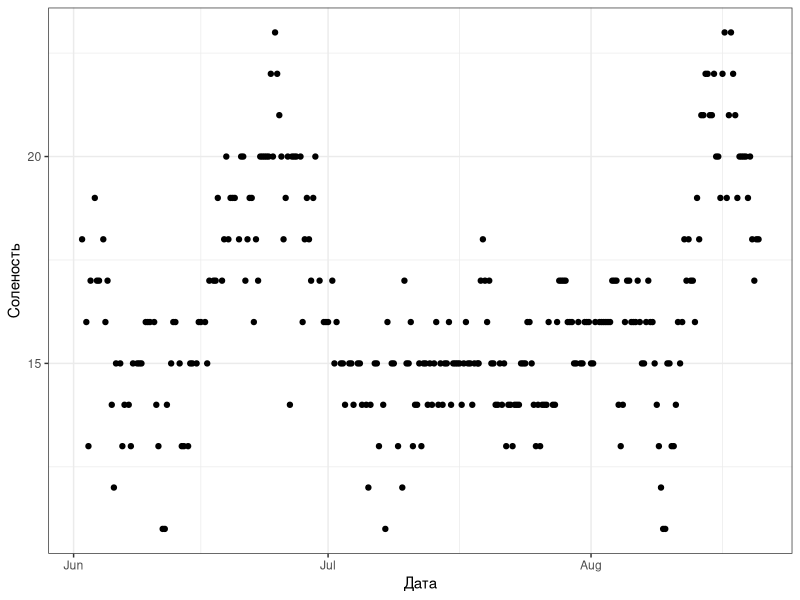
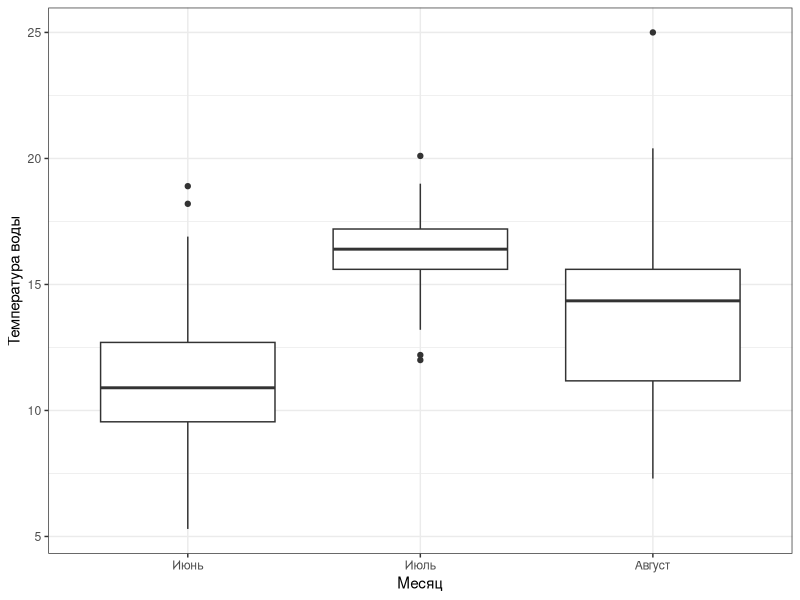
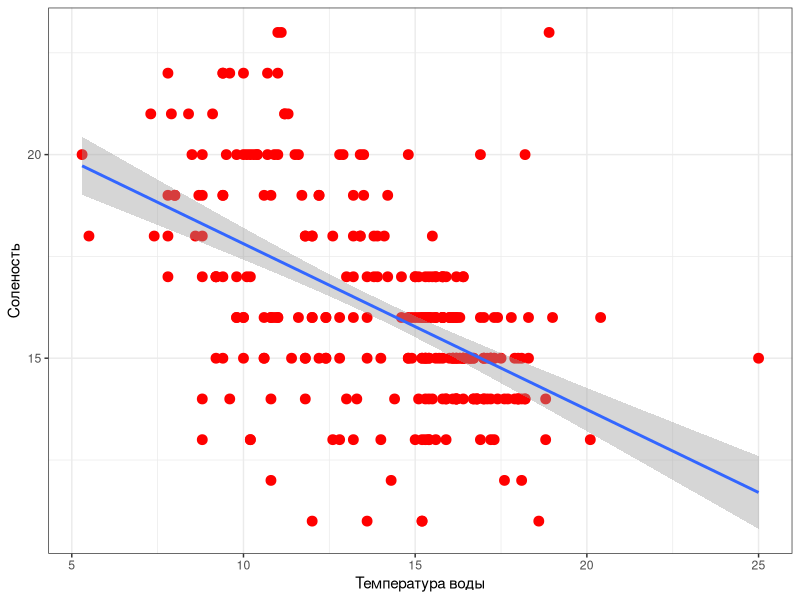
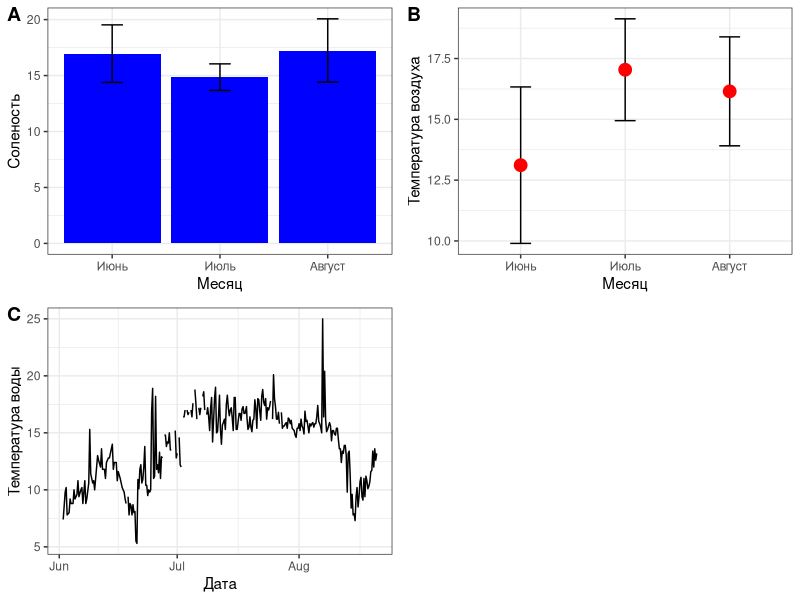

The R source for these figures, in order:
## ---- chunk 1
knitr::opts_chunk$set(echo = FALSE, message = FALSE, warning = FALSE)
## ---- chunk 2
library(readxl)
library(ggplot2)
library(cowplot)

hydr <- read_excel("data/hydrology_2022.xls", na = "NA")

hydr$Date <- as.POSIXct(hydr$Date_Time, format = "%d.%m.%Y %H:%M") # Этот код переводит даты в формат, понятный  для R.

hydr$Month <- factor(hydr$Month, levels = c("June", "July", "August")) # Этот код задает последовательность месяцев, иначе месяцы будут упорядочены по алфавиту

hydr$Month <- factor(hydr$Month, labels = c("Июнь", "Июль", "Август")) # Этот код позволяет задать русские обозначения для месяцев, которые в датасете закодированы на латинице.


## ---- chunk 3
ggplot(hydr, aes(x = Date, y = S)) +
  geom_point() +
  theme_bw()+
  labs(x = "Дата", y = "Соленость")
## ---- chunk 4
ggplot(hydr, aes(x = Month, y = Water_T)) +
  geom_boxplot() +
  theme_bw()+
  labs(x = "Месяц", y = "Температура воды")
## ---- chunk 5
ggplot(hydr, aes(x = Water_T, y = S)) +
  geom_point(color = "red", size = 3) +
  geom_smooth(method = "lm") +
  theme_bw()+
  labs(x = "Температура воды", y = "Соленость")
## ---- chunk 6
library(dplyr)

df1 <-
hydr %>% 
  group_by(Month) %>% 
  summarize(Air_T = mean(Air_T, na.rm = T), S = mean(S, na.rm = T), Water_T = mean(Water_T, na.rm = T)) 

df2 <- 
hydr %>% 
  group_by(Month) %>% 
  summarize(Sd_Air_T = sd(Air_T, na.rm = T), Sd_S = sd(S, na.rm = T), Sd_Water_T = sd(Water_T, na.rm = T))
 
df3 <- merge(df1, df2) %>% ungroup()


Pl1 <- 
ggplot(df3, aes(x = Month, y = S)) +
  geom_col(fill = "blue") + 
  geom_errorbar(aes(ymin = S - Sd_S, ymax = S + Sd_S), width = 0.2) +
  theme_bw()+
  labs(x = "Месяц", y = "Соленость")

Pl2 <- 
ggplot(df3, aes(x = Month, y = Air_T)) +
  geom_errorbar(aes(ymin = Air_T - Sd_Air_T, ymax = Air_T + Sd_Air_T), width = 0.2) +
  geom_point(color = "red", size = 4) + 
  theme_bw()+
  labs(x = "Месяц", y = "Температура воздуха")


Pl3 <- 
ggplot(hydr, aes(x = Date, y = Water_T)) +
  geom_line() +
  theme_bw()+
  labs(x = "Дата", y = "Температура воды") 
  

plot_grid(Pl1, Pl2, Pl3, labels = "AUTO")

